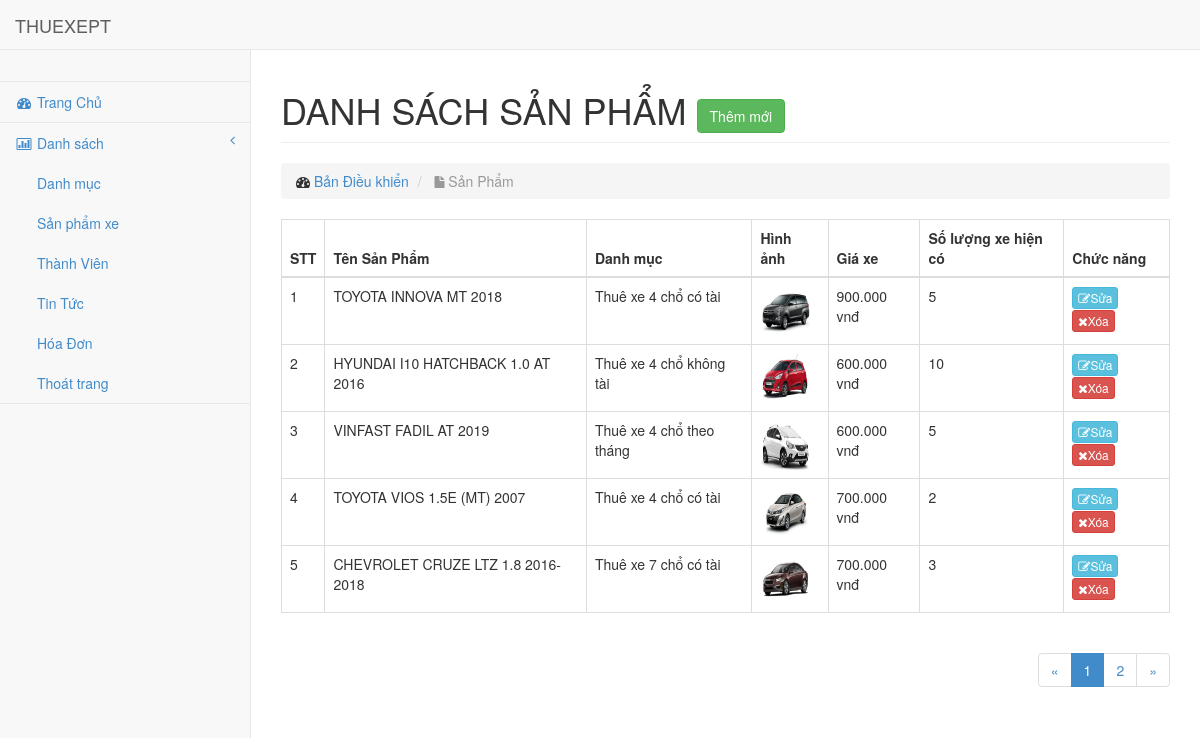
The page /admin/modules/product/index.php (signed in) on the database its author committed.
### tables this page shows
CREATE TABLE IF NOT EXISTS `product` (
`id` int(11) NOT NULL,
  `name` varchar(100) DEFAULT NULL,
  `content` text,
  `number` int(11) DEFAULT '0',
  `price` int(11) DEFAULT NULL,
  `thunbar` varchar(100) DEFAULT NULL,
  `category_id_chil` int(11) DEFAULT NULL,
  `user_id` int(11) DEFAULT NULL,
  `sale` tinyint(4) DEFAULT '0',
  `slug` varchar(100) DEFAULT NULL,
  `hot` int(11) DEFAULT '1',
  `note` text,
  `head` int(11) DEFAULT NULL,
  `view` int(11) DEFAULT NULL,
  `created_at` timestamp NULL DEFAULT CURRENT_TIMESTAMP,
  `updated_at` timestamp NULL DEFAULT CURRENT_TIMESTAMP ON UPDATE CURRENT_TIMESTAMP
);

CREATE TABLE IF NOT EXISTS `category_chil` (
`id` int(11) NOT NULL,
  `name` varchar(100) DEFAULT NULL,
  `slug` varchar(100) DEFAULT NULL,
  `home` int(11) DEFAULT '1',
  `category_id` int(11) DEFAULT NULL,
  `fixcate` int(11) DEFAULT '1',
  `created_at` timestamp NULL DEFAULT CURRENT_TIMESTAMP,
  `updated_at` timestamp NULL DEFAULT CURRENT_TIMESTAMP ON UPDATE CURRENT_TIMESTAMP
);

### libraries/database.php (called while the page is built, shortened)
<?php
class Database
{
    public $link;
    public function __construct()
    {
        $this->link = mysqli_connect("localhost", "root", "", "xehaidang") or die ();
        mysqli_set_charset($this->link, "utf8");
    }
    public function fetchJoneProduct($table, $sql, $page = 0, $row, $pagi = false)
    {
        $data = [];
        if ($pagi == true) {
            $total = $this->countTableProduct($table);
            $sotrang = ceil($total / $row);
            $start = ($page - 1) * $row;
            $sql .= " LIMIT $start,$row";
            $data = ["page" => $sotrang];
            $result = mysqli_query($this->link, $sql) or die("Lỗi truy vấn fetchJone ---- " . mysqli_error($this->link));
        } else {
            $result = mysqli_query($this->link, $sql) or die("Lỗi truy vấn fetchJone ---- " . mysqli_error($this->link));
        }
        if ($result) {
            while ($num = mysqli_fetch_assoc($result)) {
                $data[] = $num;
            }
        }
        return $data;
    }
    public function countTableProduct($table)
    {
        $sql = "SELECT id FROM  {$table} where user_id = ". $_SESSION['user']['id'];
        $result = mysqli_query($this->link, $sql) or die("Lỗi Truy Vấn countTable----" . mysqli_error($this->link));
        $num = mysqli_num_rows($result);
        return $num;
    }
}
?>

### admin/autoload/autoload.php (called while the page is built, shortened)
<?php
require_once __DIR__ . "/../../libraries/database.php";
require_once __DIR__ . "/../../libraries/Function.php";
$db = new Database;
?>

### libraries/Function.php (called while the page is built, shortened)
<?php
function base_url()
{
    return $url = "http://localhost/ABC/xehaidang/";
}
function uploads()
{
    return base_url() . "public/uploads/";
}
?>

### admin/modules/product/index.php (the view, shortened to what this page needs)
<?php
    require_once __DIR__ . "/../../autoload/autoload.php";
    if (!empty($_SESSION['user']) && isset($_SESSION['level']) && $_SESSION['level'] == 1 || $_SESSION['level'] == 2) {
        $user = $_SESSION['user'];
    } else {
        return redirectStyle('index.php');
    }
    if (isset($_GET['page'])) {
        $p = $_GET['page'];
    } else {
        $p = 1;
    }
    if ($_SESSION['level'] == 1) {
        $sql = "SELECT product.*,category_chil.name as namecate from product LEFT JOIN category_chil on category_chil.id=product.category_id_chil";
    } else {
        $sql = "SELECT product.*,category_chil.name as namecate from product LEFT JOIN category_chil on category_chil.id=product.category_id_chil WHERE user_id=". $user['id'];
    }
    $product = $db->fetchJoneProduct("product", $sql, $p, 5, true);
    if (isset($product['page'])) {
        $sotrang = $product['page'];
        unset($product['page']);
    }
?>
<?php require_once __DIR__ . "/../../layouts/header.php"; ?>
<div id="page-wrapper">
    <div class="row">
        <div class="col-lg-12">
            <h1 class="page-header">
                DANH SÁCH SẢN PHẨM
                <a href="add.php" class="btn btn-success">Thêm mới</a>
            </h1>
            <ol class="breadcrumb">
                <li>
                    <i class="fa fa-dashboard"></i> <a href="index.html">Bản Điều khiển</a>
                </li>
                <li class="active">
                    <i class="fa fa-file"></i> Sản Phẩm
                </li>
            </ol>
        </div>
    </div>
    <div class="row">
        <div class="col-md-12">
            <div class="table-responsive">
                <table class="table table-bordered table-hover">
                    <thead>
                    <tr>
                        <th>STT</th>
                        <th>Tên Sản Phẩm</th>
                        <th>Danh mục</th>
                        <th>Hình ảnh</th>
                        <th>Giá xe</th>
                        <th>Số lượng xe hiện có</th>
                        <th>Chức năng</th>
                    </tr>
                    </thead>
                    <tbody>
                    <?php $stt = 1;
                    foreach ($product as $item) : ?>
                        <tr>
                            <td><?php echo $stt ?></td>
                            <td><?php echo $item['name'] ?></td>
                            <td><?php echo $item['namecate'] ?></td>
                            <td><img src="<?php echo uploads() ?>product/<?php echo $item['thunbar'] ?>" width="50px"
                                     height="50px"></td>
                            <td><?= number_format($item['price'], 0, ',', '.') ?> vnđ</td>
                            <td><?php echo $item['number'] ?></td>
                            <td>
                                <a class="btn btn-xs btn-info" href="edit.php?id=<?php echo $item['id'] ?>"><i
                                            class="fa fa-edit"></i>Sửa</a>
                                <a class="btn btn-xs btn-danger" href="delete.php?id=<?php echo $item['id'] ?>"><i
                                            class="fa fa-times"></i>Xóa</a>
                            </td>
                        </tr>
                        <?php $stt++; endforeach ?>
                    </tbody>
                </table>
                <div class="pull-right">
                    <nav aria-label="Page navigation">
                        <ul class="pagination">
                            <li>
                                <a href="#" aria-label="Previous">
                                    <span aria-hidden="true">&laquo;</span>
                                </a>
                            </li>
                            <?php for ($i = 1; $i <= $sotrang; $i++) : ?>
                                <?php
                                if (isset($_GET['page'])) {
                                    $p = $_GET['page'];
                                } else {
                                    $p = 1;
                                }
                                ?>
                                <li class="<?php echo ($i == $p) ? 'active' : '' ?>">
                                    <a href="?page=<?php echo $i; ?>"><?php echo $i; ?></a>
                                </li>
                            <?php endfor; ?>
                            <li>
                                <a href="#" aria-label="Next">
                                    <span aria-hidden="true">&raquo;</span>
                                </a>
                            </li>
                        </ul>
                    </nav>
                </div>
            </div>
        </div>
    </div>
</div>
<?php require_once __DIR__ . "/../../layouts/footer.php"; ?>

### public/admin/css/sb-admin.css (style rules this page uses)
body { padding-top: 100px; background-color: #f8f8f8; }
@media (min-width: 768px) { body { padding-top: 50px; } }
#page-wrapper { padding: 0 15px; min-height: 568px; background-color: #fff; }
@media (min-width: 768px) { #page-wrapper { position: inherit; margin: 0 0 0 250px; padding: 0 30px; min-height: 1300px; border-left: 1px solid #e7e7e7; } }

### rows shown on the page
product: name "TOYOTA INNOVA MT 2018", category_chil.name "Thuê xe 4 chổ có tài", thunbar (picture), price "900.000", number "5"
product: name "HYUNDAI I10 HATCHBACK 1.0 AT 2016", category_chil.name "Thuê xe 4 chổ không tài", thunbar (picture), price "600.000", number "10"
product: name "VINFAST FADIL AT 2019", category_chil.name "Thuê xe 4 chổ theo tháng", thunbar (picture), price "600.000", number "5"
product: name "TOYOTA VIOS 1.5E (MT) 2007", category_chil.name "Thuê xe 4 chổ có tài", thunbar (picture), price "700.000", number "2"
product: name "CHEVROLET CRUZE LTZ 1.8 2016-2018", category_chil.name "Thuê xe 7 chổ có tài", thunbar (picture), price "700.000", number "3"
